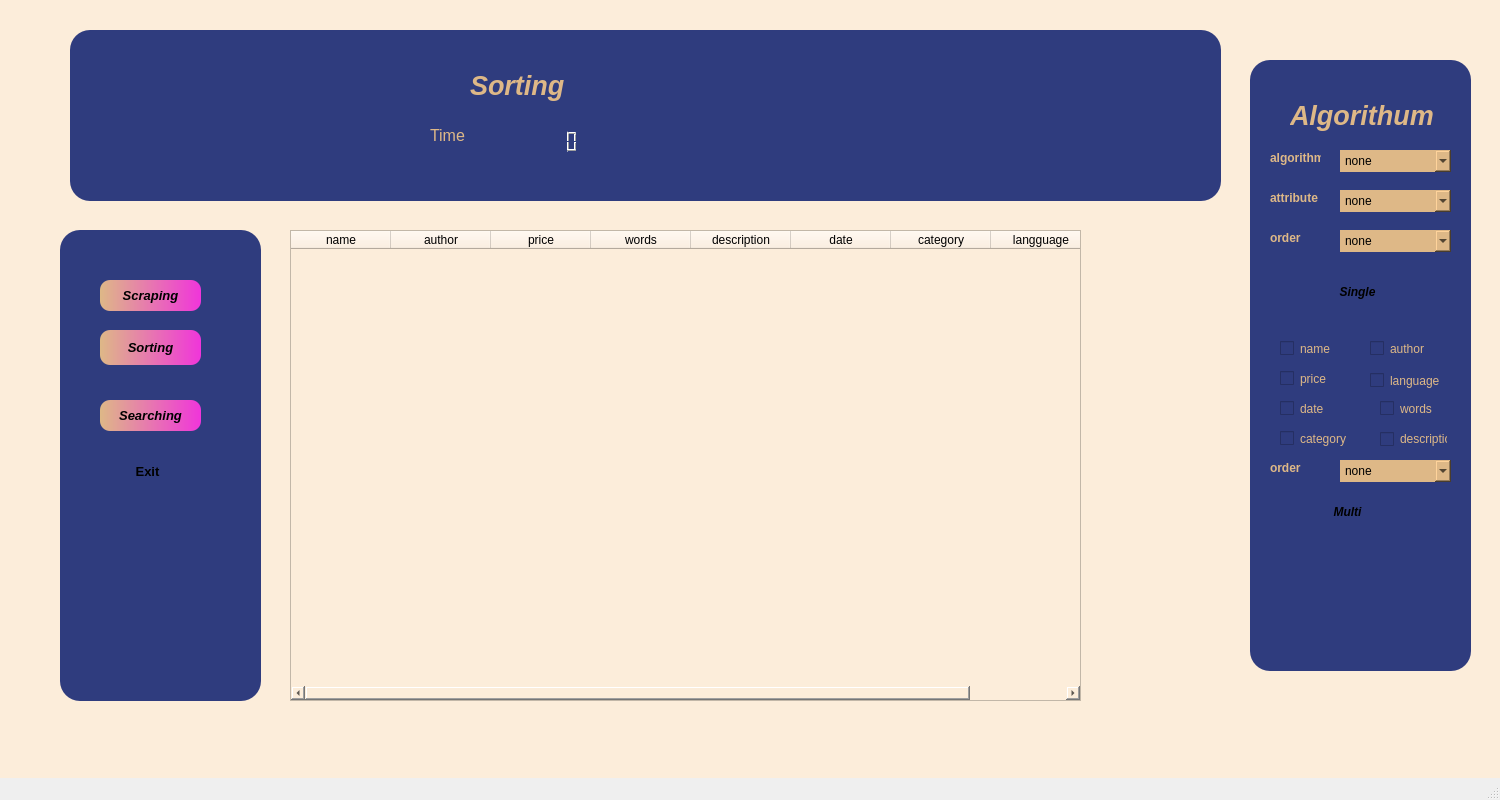
<?xml version="1.0" encoding="UTF-8"?>
<ui version="4.0">
 <class>MainWindow</class>
 <widget class="QMainWindow" name="MainWindow">
  <property name="geometry">
   <rect>
    <x>0</x>
    <y>0</y>
    <width>1500</width>
    <height>800</height>
   </rect>
  </property>
  <property name="minimumSize">
   <size>
    <width>1500</width>
    <height>800</height>
   </size>
  </property>
  <property name="maximumSize">
   <size>
    <width>1500</width>
    <height>800</height>
   </size>
  </property>
  <property name="windowTitle">
   <string>MainWindow</string>
  </property>
  <widget class="QWidget" name="centralwidget">
   <widget class="QWidget" name="widget" native="true">
    <property name="geometry">
     <rect>
      <x>0</x>
      <y>0</y>
      <width>1500</width>
      <height>800</height>
     </rect>
    </property>
    <property name="minimumSize">
     <size>
      <width>1500</width>
      <height>800</height>
     </size>
    </property>
    <property name="maximumSize">
     <size>
      <width>1500</width>
      <height>800</height>
     </size>
    </property>
    <property name="autoFillBackground">
     <bool>false</bool>
    </property>
    <property name="styleSheet">
     <string notr="true">background-color: rgb(252, 237, 218);</string>
    </property>
    <widget class="QWidget" name="widget_2" native="true">
     <property name="geometry">
      <rect>
       <x>70</x>
       <y>30</y>
       <width>1151</width>
       <height>171</height>
      </rect>
     </property>
     <property name="styleSheet">
      <string notr="true">QWidget
{
 
	background-color: rgb(47, 60, 126);
   border-radius:20%;
}</string>
     </property>
     <widget class="QLabel" name="label">
      <property name="geometry">
       <rect>
        <x>400</x>
        <y>20</y>
        <width>181</width>
        <height>71</height>
       </rect>
      </property>
      <property name="font">
       <font>
        <family>MS Shell Dlg 2</family>
        <pointsize>20</pointsize>
        <weight>75</weight>
        <italic>true</italic>
        <bold>true</bold>
       </font>
      </property>
      <property name="styleSheet">
       <string notr="true">color: rgb(222, 184, 135);
</string>
      </property>
      <property name="text">
       <string>Sorting</string>
      </property>
     </widget>
     <widget class="QLabel" name="label_3">
      <property name="geometry">
       <rect>
        <x>150</x>
        <y>90</y>
        <width>47</width>
        <height>14</height>
       </rect>
      </property>
      <property name="text">
       <string/>
      </property>
     </widget>
     <widget class="QLabel" name="label_2">
      <property name="geometry">
       <rect>
        <x>360</x>
        <y>80</y>
        <width>61</width>
        <height>51</height>
       </rect>
      </property>
      <property name="font">
       <font>
        <pointsize>12</pointsize>
       </font>
      </property>
      <property name="styleSheet">
       <string notr="true">color: rgb(222, 184, 135);</string>
      </property>
      <property name="text">
       <string>Time</string>
      </property>
     </widget>
     <widget class="QLCDNumber" name="lcdNumber">
      <property name="geometry">
       <rect>
        <x>450</x>
        <y>100</y>
        <width>64</width>
        <height>23</height>
       </rect>
      </property>
     </widget>
    </widget>
    <widget class="QWidget" name="widget_3" native="true">
     <property name="geometry">
      <rect>
       <x>1250</x>
       <y>60</y>
       <width>221</width>
       <height>611</height>
      </rect>
     </property>
     <property name="styleSheet">
      <string notr="true">QWidget
{
 
	background-color: rgb(47, 60, 126);
   border-radius:20%;
}</string>
     </property>
     <widget class="QCheckBox" name="checkBox">
      <property name="geometry">
       <rect>
        <x>30</x>
        <y>280</y>
        <width>70</width>
        <height>17</height>
       </rect>
      </property>
      <property name="styleSheet">
       <string notr="true">font: 11pt &quot;Segoe MDL2 Assets&quot;;
color: rgb(222, 184, 135);</string>
      </property>
      <property name="text">
       <string>name</string>
      </property>
     </widget>
     <widget class="QCheckBox" name="checkBox_2">
      <property name="geometry">
       <rect>
        <x>120</x>
        <y>280</y>
        <width>70</width>
        <height>17</height>
       </rect>
      </property>
      <property name="styleSheet">
       <string notr="true">font: 11pt &quot;Segoe MDL2 Assets&quot;;
color: rgb(222, 184, 135);</string>
      </property>
      <property name="text">
       <string>author</string>
      </property>
     </widget>
     <widget class="QCheckBox" name="checkBox_3">
      <property name="geometry">
       <rect>
        <x>30</x>
        <y>310</y>
        <width>70</width>
        <height>17</height>
       </rect>
      </property>
      <property name="styleSheet">
       <string notr="true">font: 11pt &quot;Segoe MDL2 Assets&quot;;
color: rgb(222, 184, 135);</string>
      </property>
      <property name="text">
       <string>price</string>
      </property>
     </widget>
     <widget class="QCheckBox" name="checkBox_4">
      <property name="geometry">
       <rect>
        <x>120</x>
        <y>310</y>
        <width>81</width>
        <height>21</height>
       </rect>
      </property>
      <property name="styleSheet">
       <string notr="true">font: 11pt &quot;Segoe MDL2 Assets&quot;;
color: rgb(222, 184, 135);</string>
      </property>
      <property name="text">
       <string>language</string>
      </property>
     </widget>
     <widget class="QCheckBox" name="checkBox_5">
      <property name="geometry">
       <rect>
        <x>30</x>
        <y>340</y>
        <width>81</width>
        <height>17</height>
       </rect>
      </property>
      <property name="styleSheet">
       <string notr="true">font: 11pt &quot;Segoe MDL2 Assets&quot;;
color: rgb(222, 184, 135);</string>
      </property>
      <property name="text">
       <string>date</string>
      </property>
     </widget>
     <widget class="QCheckBox" name="checkBox_7">
      <property name="geometry">
       <rect>
        <x>30</x>
        <y>370</y>
        <width>81</width>
        <height>17</height>
       </rect>
      </property>
      <property name="styleSheet">
       <string notr="true">font: 11pt &quot;Segoe MDL2 Assets&quot;;
color: rgb(222, 184, 135);</string>
      </property>
      <property name="text">
       <string>category</string>
      </property>
     </widget>
     <widget class="QCheckBox" name="checkBox_8">
      <property name="geometry">
       <rect>
        <x>130</x>
        <y>340</y>
        <width>70</width>
        <height>17</height>
       </rect>
      </property>
      <property name="styleSheet">
       <string notr="true">font: 11pt &quot;Segoe MDL2 Assets&quot;;
color: rgb(222, 184, 135);</string>
      </property>
      <property name="text">
       <string>words</string>
      </property>
     </widget>
     <widget class="QLabel" name="label_4">
      <property name="geometry">
       <rect>
        <x>40</x>
        <y>20</y>
        <width>161</width>
        <height>71</height>
       </rect>
      </property>
      <property name="font">
       <font>
        <family>MS Shell Dlg 2</family>
        <pointsize>20</pointsize>
        <weight>75</weight>
        <italic>true</italic>
        <bold>true</bold>
       </font>
      </property>
      <property name="styleSheet">
       <string notr="true">color: rgb(222, 184, 135);
</string>
      </property>
      <property name="text">
       <string>Algorithum</string>
      </property>
     </widget>
     <widget class="QComboBox" name="comboBox">
      <property name="geometry">
       <rect>
        <x>90</x>
        <y>90</y>
        <width>111</width>
        <height>22</height>
       </rect>
      </property>
      <property name="styleSheet">
       <string notr="true">background-color: rgb(222, 184, 135);</string>
      </property>
      <item>
       <property name="text">
        <string>none</string>
       </property>
      </item>
      <item>
       <property name="text">
        <string>bucketsort</string>
       </property>
      </item>
      <item>
       <property name="text">
        <string>pigeonsort</string>
       </property>
      </item>
      <item>
       <property name="text">
        <string>insertionsort</string>
       </property>
      </item>
      <item>
       <property name="text">
        <string>bubblesort</string>
       </property>
      </item>
      <item>
       <property name="text">
        <string>selectionsort</string>
       </property>
      </item>
      <item>
       <property name="text">
        <string>merge_sort</string>
       </property>
      </item>
      <item>
       <property name="text">
        <string>quicksort</string>
       </property>
      </item>
      <item>
       <property name="text">
        <string>radixsort</string>
       </property>
      </item>
      <item>
       <property name="text">
        <string>countingsort</string>
       </property>
      </item>
     </widget>
     <widget class="QComboBox" name="comboBox_2">
      <property name="enabled">
       <bool>true</bool>
      </property>
      <property name="geometry">
       <rect>
        <x>90</x>
        <y>130</y>
        <width>111</width>
        <height>22</height>
       </rect>
      </property>
      <property name="styleSheet">
       <string notr="true">background-color: rgb(222, 184, 135);</string>
      </property>
      <item>
       <property name="text">
        <string>none</string>
       </property>
      </item>
      <item>
       <property name="text">
        <string>name</string>
       </property>
      </item>
      <item>
       <property name="text">
        <string>author</string>
       </property>
      </item>
      <item>
       <property name="text">
        <string>price</string>
       </property>
      </item>
      <item>
       <property name="text">
        <string>words</string>
       </property>
      </item>
      <item>
       <property name="text">
        <string>description</string>
       </property>
      </item>
      <item>
       <property name="text">
        <string>date</string>
       </property>
      </item>
      <item>
       <property name="text">
        <string>language</string>
       </property>
      </item>
      <item>
       <property name="text">
        <string>category</string>
       </property>
      </item>
     </widget>
     <widget class="QPushButton" name="pushButtonofsingle">
      <property name="geometry">
       <rect>
        <x>70</x>
        <y>220</y>
        <width>75</width>
        <height>23</height>
       </rect>
      </property>
      <property name="font">
       <font>
        <weight>75</weight>
        <italic>true</italic>
        <bold>true</bold>
       </font>
      </property>
      <property name="styleSheet">
       <string notr="true">QPushButton
{
    background-color: qlineargradient(spread:pad, x1:0, y1:0, x2:1, y2:0, stop:0 rgba(2,0,36,1), stop:0.3 rgba(9,9,121,1), stop:1 rgba(0,212,255,1));
	
	
	
	color: rgb(222, 184, 135);
	border-radius:10%;
}

QPushButton:hover{
	
	color: rgb(255, 255, 255);
}background-color:rgb(37,150,190);
	color: rgb(255, 255, 255);</string>
      </property>
      <property name="text">
       <string>Single</string>
      </property>
     </widget>
     <widget class="QComboBox" name="comboBox_3">
      <property name="geometry">
       <rect>
        <x>90</x>
        <y>170</y>
        <width>111</width>
        <height>22</height>
       </rect>
      </property>
      <property name="styleSheet">
       <string notr="true">background-color: rgb(222, 184, 135);</string>
      </property>
      <item>
       <property name="text">
        <string>none</string>
       </property>
      </item>
      <item>
       <property name="text">
        <string>ascending</string>
       </property>
      </item>
      <item>
       <property name="text">
        <string>descending</string>
       </property>
      </item>
     </widget>
     <widget class="QPushButton" name="pushButtonofsingle_2">
      <property name="geometry">
       <rect>
        <x>60</x>
        <y>440</y>
        <width>75</width>
        <height>23</height>
       </rect>
      </property>
      <property name="font">
       <font>
        <weight>75</weight>
        <italic>true</italic>
        <bold>true</bold>
       </font>
      </property>
      <property name="styleSheet">
       <string notr="true">QPushButton
{
    background-color: qlineargradient(spread:pad, x1:0, y1:0, x2:1, y2:0, stop:0 rgba(2,0,36,1), stop:0.3 rgba(9,9,121,1), stop:1 rgba(0,212,255,1));
	
	
	
	color: rgb(222, 184, 135);
	border-radius:10%;
}

QPushButton:hover{
	
	color: rgb(255, 255, 255);
}background-color:rgb(37,150,190);
	color: rgb(255, 255, 255);</string>
      </property>
      <property name="text">
       <string>Multi</string>
      </property>
     </widget>
     <widget class="QCheckBox" name="checkBox_6">
      <property name="geometry">
       <rect>
        <x>130</x>
        <y>370</y>
        <width>67</width>
        <height>18</height>
       </rect>
      </property>
      <property name="styleSheet">
       <string notr="true">color: rgb(222, 184, 135);</string>
      </property>
      <property name="text">
       <string>description</string>
      </property>
     </widget>
     <widget class="QComboBox" name="comboBox_4">
      <property name="geometry">
       <rect>
        <x>90</x>
        <y>400</y>
        <width>111</width>
        <height>22</height>
       </rect>
      </property>
      <property name="styleSheet">
       <string notr="true">background-color: rgb(222, 184, 135);</string>
      </property>
      <item>
       <property name="text">
        <string>none</string>
       </property>
      </item>
      <item>
       <property name="text">
        <string>ascending</string>
       </property>
      </item>
      <item>
       <property name="text">
        <string>descending</string>
       </property>
      </item>
     </widget>
     <widget class="QLabel" name="label_5">
      <property name="geometry">
       <rect>
        <x>20</x>
        <y>170</y>
        <width>41</width>
        <height>16</height>
       </rect>
      </property>
      <property name="font">
       <font>
        <weight>75</weight>
        <bold>true</bold>
       </font>
      </property>
      <property name="styleSheet">
       <string notr="true">color: rgb(222, 184, 135);</string>
      </property>
      <property name="text">
       <string>order</string>
      </property>
     </widget>
     <widget class="QLabel" name="label_6">
      <property name="geometry">
       <rect>
        <x>20</x>
        <y>90</y>
        <width>51</width>
        <height>16</height>
       </rect>
      </property>
      <property name="font">
       <font>
        <weight>75</weight>
        <bold>true</bold>
       </font>
      </property>
      <property name="styleSheet">
       <string notr="true">color: rgb(222, 184, 135);</string>
      </property>
      <property name="text">
       <string>algorithm</string>
      </property>
     </widget>
     <widget class="QLabel" name="label_7">
      <property name="geometry">
       <rect>
        <x>20</x>
        <y>400</y>
        <width>41</width>
        <height>16</height>
       </rect>
      </property>
      <property name="font">
       <font>
        <weight>75</weight>
        <bold>true</bold>
       </font>
      </property>
      <property name="styleSheet">
       <string notr="true">color: rgb(222, 184, 135);</string>
      </property>
      <property name="text">
       <string>order</string>
      </property>
     </widget>
     <widget class="QLabel" name="label_8">
      <property name="geometry">
       <rect>
        <x>20</x>
        <y>130</y>
        <width>51</width>
        <height>16</height>
       </rect>
      </property>
      <property name="font">
       <font>
        <weight>75</weight>
        <bold>true</bold>
       </font>
      </property>
      <property name="styleSheet">
       <string notr="true">color: rgb(222, 184, 135);</string>
      </property>
      <property name="text">
       <string>attribute</string>
      </property>
     </widget>
    </widget>
    <widget class="QTableWidget" name="tableWidget">
     <property name="geometry">
      <rect>
       <x>290</x>
       <y>230</y>
       <width>791</width>
       <height>471</height>
      </rect>
     </property>
     <column>
      <property name="text">
       <string>name</string>
      </property>
     </column>
     <column>
      <property name="text">
       <string>author</string>
      </property>
     </column>
     <column>
      <property name="text">
       <string>price</string>
      </property>
     </column>
     <column>
      <property name="text">
       <string>words</string>
      </property>
     </column>
     <column>
      <property name="text">
       <string>description</string>
      </property>
     </column>
     <column>
      <property name="text">
       <string>date</string>
      </property>
     </column>
     <column>
      <property name="text">
       <string>category</string>
      </property>
     </column>
     <column>
      <property name="text">
       <string>langguage</string>
      </property>
     </column>
    </widget>
    <widget class="QWidget" name="widget_4" native="true">
     <property name="geometry">
      <rect>
       <x>60</x>
       <y>230</y>
       <width>201</width>
       <height>471</height>
      </rect>
     </property>
     <property name="styleSheet">
      <string notr="true">QWidget
{
 
	background-color: rgb(47, 60, 126);
   border-radius:20%;
}</string>
     </property>
     <widget class="QPushButton" name="pushButton_2">
      <property name="geometry">
       <rect>
        <x>40</x>
        <y>50</y>
        <width>101</width>
        <height>31</height>
       </rect>
      </property>
      <property name="font">
       <font>
        <pointsize>10</pointsize>
        <weight>75</weight>
        <italic>true</italic>
        <bold>true</bold>
       </font>
      </property>
      <property name="styleSheet">
       <string notr="true">QPushButton
{
 background-color: qlineargradient(spread:pad, x1:0, y1:0, x2:1, y2:0, stop:0 rgb(222, 184, 135), stop:1 rgb(240, 53, 218));
	
	
	
	color: rgb(0, 0, 0);
	border-radius:10%;
}

QPushButton:hover{
background-color: qlineargradient(spread:pad, x1:0, y1:0, x2:1, y2:0, stop:0 rgb(61, 217, 245), stop:1 rgb(240, 53, 218));
	color: rgb(255, 255, 255);
}</string>
      </property>
      <property name="text">
       <string>Scraping</string>
      </property>
     </widget>
     <widget class="QPushButton" name="pushButton">
      <property name="geometry">
       <rect>
        <x>40</x>
        <y>100</y>
        <width>101</width>
        <height>35</height>
       </rect>
      </property>
      <property name="font">
       <font>
        <pointsize>10</pointsize>
        <weight>75</weight>
        <italic>true</italic>
        <bold>true</bold>
       </font>
      </property>
      <property name="styleSheet">
       <string notr="true">QPushButton
{
 background-color: qlineargradient(spread:pad, x1:0, y1:0, x2:1, y2:0, stop:0 rgb(222, 184, 135), stop:1 rgb(240, 53, 218));
	
	
	
	color: rgb(0, 0, 0);
	border-radius:10%;
}

QPushButton:hover{
background-color: qlineargradient(spread:pad, x1:0, y1:0, x2:1, y2:0, stop:0 rgb(61, 217, 245), stop:1 rgb(240, 53, 218));
	color: rgb(255, 255, 255);
}</string>
      </property>
      <property name="text">
       <string>Sorting</string>
      </property>
     </widget>
     <widget class="QPushButton" name="pushButton_3">
      <property name="geometry">
       <rect>
        <x>40</x>
        <y>170</y>
        <width>101</width>
        <height>31</height>
       </rect>
      </property>
      <property name="font">
       <font>
        <pointsize>10</pointsize>
        <weight>75</weight>
        <italic>true</italic>
        <bold>true</bold>
       </font>
      </property>
      <property name="styleSheet">
       <string notr="true">QPushButton
{
 background-color: qlineargradient(spread:pad, x1:0, y1:0, x2:1, y2:0, stop:0 rgb(222, 184, 135), stop:1 rgb(240, 53, 218));
	
	
	
	color: rgb(0, 0, 0);
	border-radius:10%;
}

QPushButton:hover{
background-color: qlineargradient(spread:pad, x1:0, y1:0, x2:1, y2:0, stop:0 rgb(61, 217, 245), stop:1 rgb(240, 53, 218));
	color: rgb(255, 255, 255);
}</string>
      </property>
      <property name="text">
       <string>Searching</string>
      </property>
     </widget>
     <widget class="QPushButton" name="pushButton_8">
      <property name="geometry">
       <rect>
        <x>50</x>
        <y>230</y>
        <width>75</width>
        <height>23</height>
       </rect>
      </property>
      <property name="font">
       <font>
        <pointsize>10</pointsize>
        <weight>75</weight>
        <bold>true</bold>
       </font>
      </property>
      <property name="styleSheet">
       <string notr="true">QPushButton
{
    background-color: qlineargradient(spread:pad, x1:0, y1:0, x2:1, y2:0, stop:0 rgba(2,0,36,1), stop:0.3 rgba(9,9,121,1), stop:1 rgba(0,212,255,1));
	
	
	
	color: rgb(222, 184, 135);
	border-radius:10%;
}

QPushButton:hover{
	
	color: rgb(255, 255, 255);
}background-color:rgb(37,150,190);
	color: rgb(255, 255, 255);</string>
      </property>
      <property name="text">
       <string>Exit</string>
      </property>
     </widget>
    </widget>
   </widget>
  </widget>
  <widget class="QStatusBar" name="statusbar"/>
 </widget>
 <resources/>
 <connections/>
</ui>
